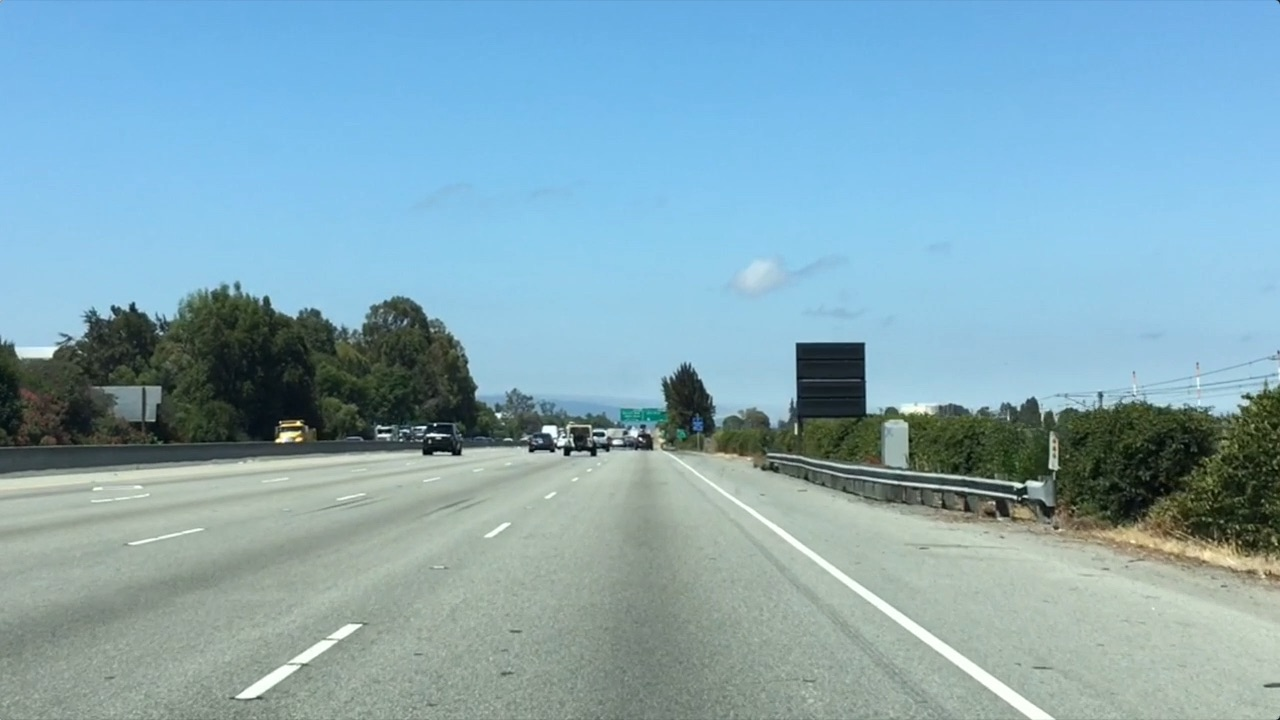
#> input picture test.jpg, 1280 x 720 px
$ python colourSelection.py
#> lines starting #> are read from the running program, lines starting #| are printed output that depends on the picture; after the words box and inside, x2 and y2 are one past the last pixel; in counts of white or black regions, pixels touching at a corner belong together
# -*- coding: utf-8 -*-
"""
Spyder Editor

This is a temporary script file.
"""

import matplotlib.pyplot as plt
import matplotlib.image as mpimg
import numpy as np

# Read in the image
image = mpimg.imread('test.jpg')
#> image is the input picture: shape (720, 1280, 3); mean R, G, B 132, 168.5, 182.1

# Grab the x and y size and make a copy of the image
ysize = image.shape[0]
#> ysize = 720
xsize = image.shape[1]
#> xsize = 1280
color_select = np.copy(image)
line_image = np.copy(image)
print('This image is: ',type(image),
         'with dimensions:', image.shape)
#| This image is:  <class 'numpy.ndarray'> with dimensions: (720, 1280, 3)


# Define color selection criteria
###### MODIFY THESE VARIABLES TO MAKE YOUR COLOR SELECTION
red_threshold = 200
green_threshold = 200
blue_threshold = 200
######

rgb_threshold = [red_threshold, green_threshold, blue_threshold]

# Do a bitwise or with the "|" character to identify
# pixels below the thresholds
color_thresholds = (image[:,:,0] < rgb_threshold[0]) \
            | (image[:,:,1] < rgb_threshold[1]) \
            | (image[:,:,2] < rgb_threshold[2])
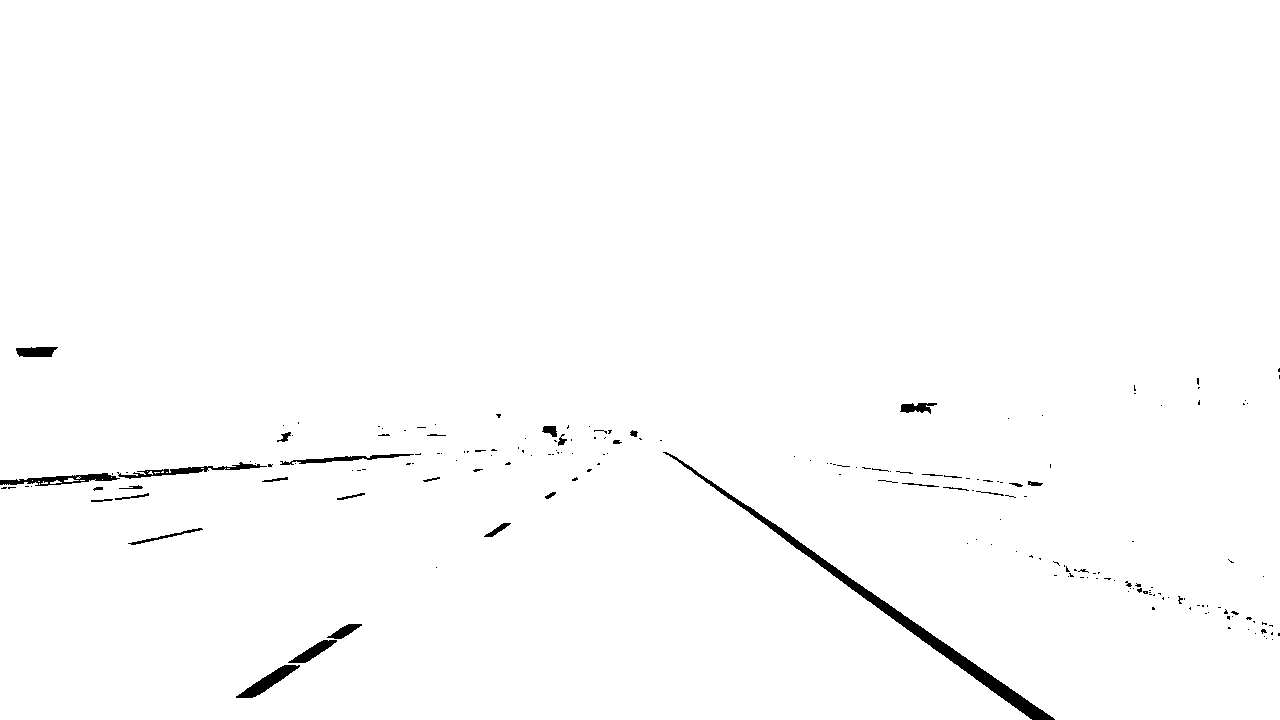
#> color_thresholds: shape (720, 1280) bool; 99% white; 196 black regions (161 under 20 px), largest, box (x1, y1, x2, y2) and area: (663, 452, 1055, 720) 3799, (0, 473, 120, 486) 673, (236, 665, 300, 698) 665
color_select[color_thresholds] = [0,0,0]
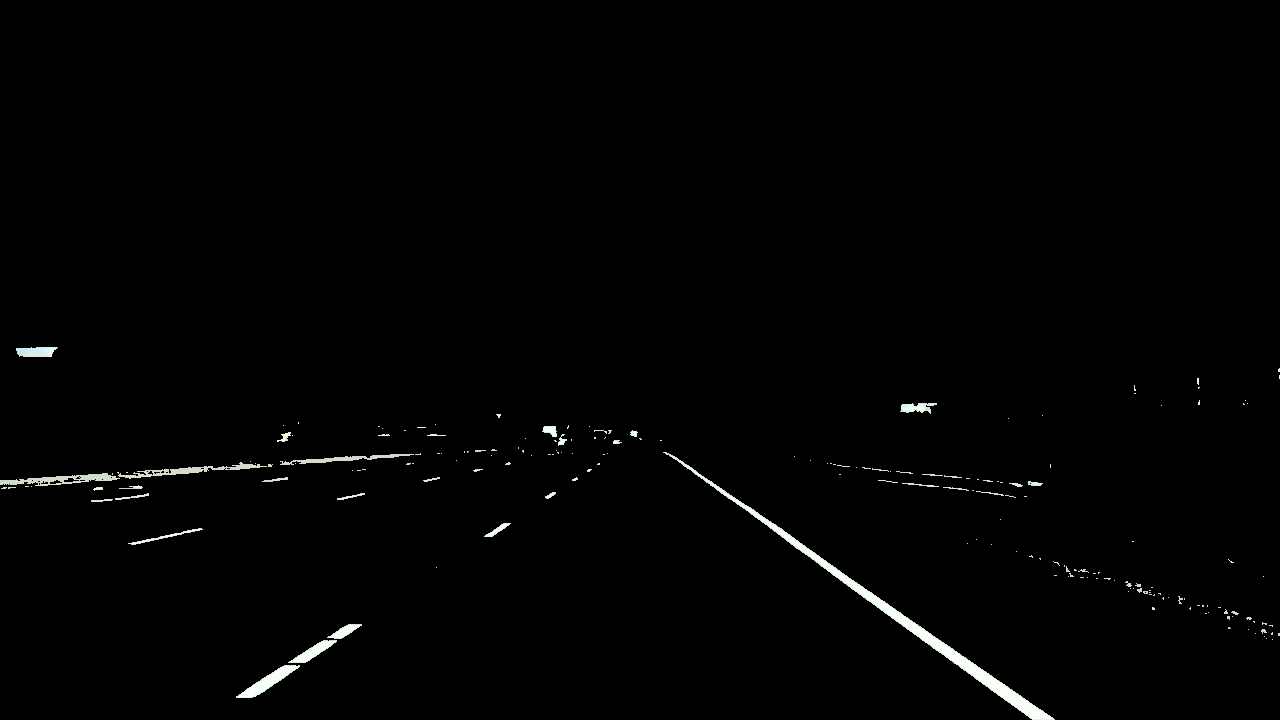
#> color_select: shape (720, 1280, 3); mean R, G, B 2.4, 2.5, 2.4

# Define the vertices of a triangular mask.
# Keep in mind the origin (x=0, y=0) is in the upper left
# MODIFY THESE VALUES TO ISOLATE THE REGION
# WHERE THE LANE LINES ARE IN THE IMAGE
left_bottom = [0, ysize]
#> left_bottom = [0, 720]
right_bottom = [xsize, ysize]
#> right_bottom = [1280, 720]
apex = [xsize/2, ysize/10*6]
#> apex = [640, 432]

# Perform a linear fit (y=Ax+B) to each of the three sides of the triangle
# np.polyfit returns the coefficients [A, B] of the fit
fit_left = np.polyfit((left_bottom[0], apex[0]), (left_bottom[1], apex[1]), 1)
#> fit_left = [-0.45, 720]
fit_right = np.polyfit((right_bottom[0], apex[0]), (right_bottom[1], apex[1]), 1)
#> fit_right = [0.45, 144]
fit_bottom = np.polyfit((left_bottom[0], right_bottom[0]), (left_bottom[1], right_bottom[1]), 1)
#> fit_bottom = [-6.84e-17, 720]

# Find the region inside the lines
XX, YY = np.meshgrid(np.arange(0, xsize), np.arange(0, ysize))
region_thresholds = (YY > (XX*fit_left[0] + fit_left[1])) & \
                    (YY > (XX*fit_right[0] + fit_right[1])) & \
                    (YY < (XX*fit_bottom[0] + fit_bottom[1]))

# Mask color and region selection
color_select[color_thresholds | ~region_thresholds] = [0, 0, 0]
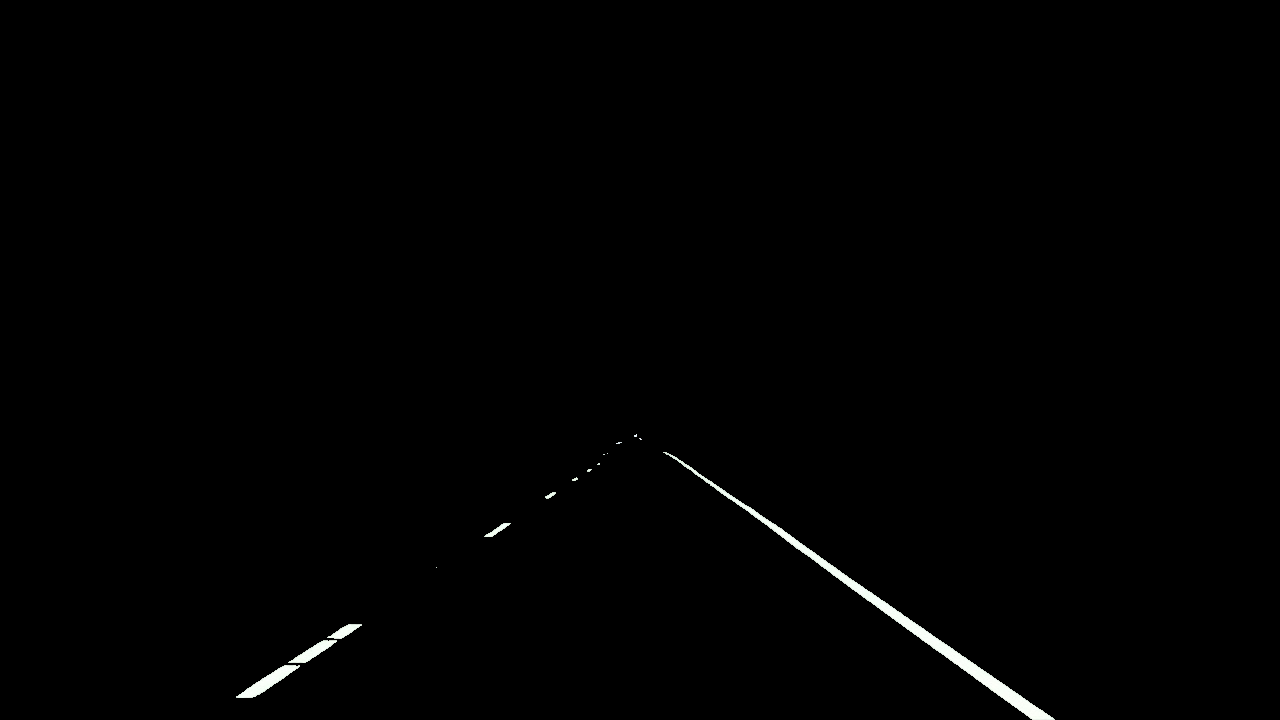
#> color_select: shape (720, 1280, 3); 0.46% of pixels changed, all inside (x1, y1, x2, y2) = (0, 347, 1280, 640)
# Color pixels red where both color and region selections met
line_image[~color_thresholds & region_thresholds] = [255, 0, 0]
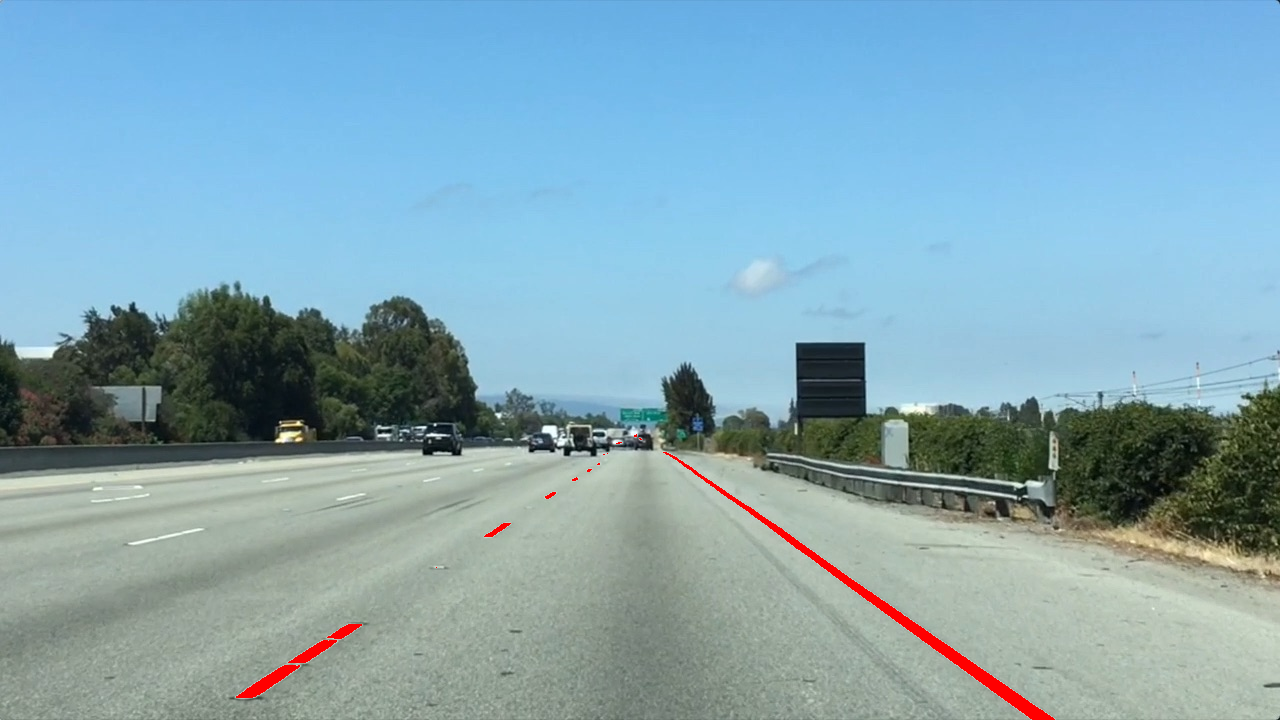
#> line_image: shape (720, 1280, 3); 0.58% of pixels changed, all inside (x1, y1, x2, y2) = (236, 434, 1055, 720)

# Display the image and show region and color selections
plt.imshow(image)
plt.show()
x = [left_bottom[0], right_bottom[0], apex[0], left_bottom[0]]
y = [left_bottom[1], right_bottom[1], apex[1], left_bottom[1]]
plt.plot(x, y, 'b--', lw=4)
plt.imshow(color_select)
plt.show()
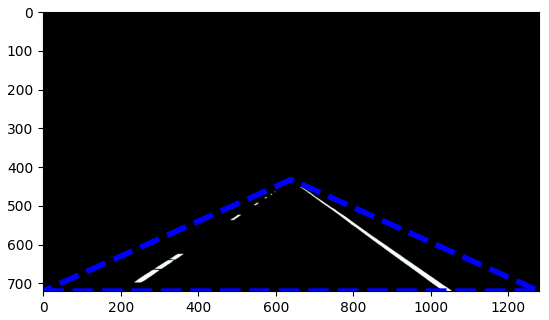
#> figure drawn by matplotlib, 1 panel
plt.imshow(line_image)
plt.show()
plt.imshow(color_select)
plt.show()

# Uncomment the following code if you are running the code locally and wish to save the image
mpimg.imsave("test-after.jpg", color_select)
